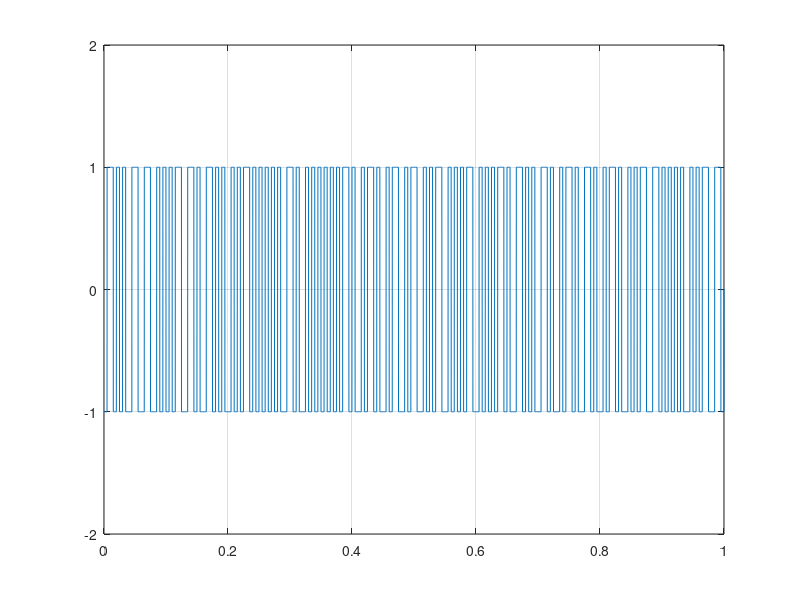

Here is the MATLAB script that generated this plot:
x = randint(1,100);
t = 0:(1/10000):1+1/100;
signal = zeros(1, length(t));
bit1 = ones(1,50);
for i=1:length(x)
	if x(i) == 1
		signal(1, i*100-99:i*100-50) = bit1;
		signal(1,i*100-49:i*100) = -1*bit1;
	else
		signal(1, i*100-99:i*100-50) = -1*bit1;
		signal(1, i*100-49:i*100) = bit1;
	end
end
plot(t, signal), axis([0 1 -2 2]), grid on;